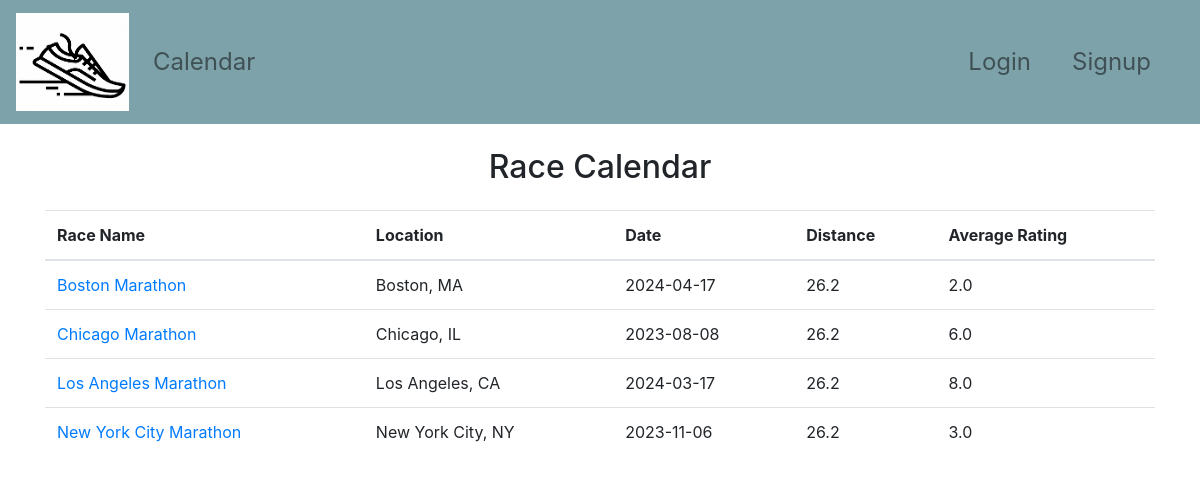
/calendar, run on the app's committed database.
### models.py (models this page shows, shortened)
class Race(Base):
    __tablename__ = "races"
    id = Column("id", INTEGER, primary_key=True)
    race_name = Column("race_name", TEXT, nullable=False)
    race_city = Column("race_city", TEXT, nullable=False)
    race_state = Column("race_state", TEXT, nullable=False)
    race_date = Column("race_date", DATE, nullable=False)
    race_distance = Column("race_distance", TEXT, nullable=False)
    race_website = Column("race_website", TEXT, nullable=True)
    race_description = Column("race_description", TEXT, nullable=True)
    reviews = relationship("Review", back_populates="race")

### app.py (the view)
@app.route("/calendar")
def calendar():
    races = db_session.query(Race).all()
    for race in races:
        reviews = db_session.query(Review).filter(Review.race_id == race.id).all()
        if len(reviews) > 0:
            average_rating = round(sum([review.rating for review in reviews])/len(reviews), 2)
        else:
            average_rating = "n/a"
        race.average_rating = average_rating
    return render_template("calendar.html", races=races)

### templates/calendar.html (shortened to what this page needs)
{% extends "base.html" %}
{% block content %}
<head>
</head>
<body>
    <div class="container">
        <h2 class="text-center mt-4 mb-4">Race Calendar</h2>
        <table class="table">
            <thead>
                <tr>
                    <th>Race Name</th>
                    <th>Location</th>
                    <th>Date</th>
                    <th>Distance</th>
                    <th>Average Rating</th>
                </tr>
            </thead>
            <tbody>
                {% for race in races %}
                    <tr>
                        <td><a href="{{ url_for('race_page', race_id=race.id) }}">{{ race.race_name }}</a></td>
                        <td>{{ race.race_city }}, {{ race.race_state }}</td>
                        <td>{{ race.race_date }}</td>
                        <td>{{ race.race_distance }}</td>
                        <td>{{ race.average_rating }}</td>
                    </tr>
                {% endfor %}
            </tbody>
        </table>
    </div>
</body>
{% endblock %}

### templates/base.html (shortened to what this page needs)
<!DOCTYPE html>
<html lang="en">
<head>
    <link rel="stylesheet" href="{{url_for('static', filename='styles/style.css')}}">
    <link rel="stylesheet" href="https://maxcdn.bootstrapcdn.com/bootstrap/4.5.2/css/bootstrap.min.css">
</head>
<body>
    <nav class="navbar navbar-expand-lg navbar-light bg-color">
        <a class="navbar-brand" href="#">
            <img src="{{ url_for('static', filename='assets/logo.png') }}" width="113" height="98" alt="Logo">
        </a>
        <ul class="navbar-nav mr-auto">
            <li class="nav-item">
                <a class="nav-link" href="{{ url_for('calendar')}}">Calendar</a>
            </li>
        </ul>
        <div class="collapse navbar-collapse justify-content-end" id="navbarNav">
            <ul class="navbar-nav">
                {% if session["username"] %}
                    <li class="nav-item profile-link">
                        <a class="nav-link" href="{{ url_for('profile') }}">Profile</a>
                    </li>
                    <li class="nav-item">
                        <a class="nav-link" href="{{ url_for('logout') }}">Logout</a>
                    </li>
                {% else %}
                    <li class="nav-item">
                        <a class="nav-link" href="{{ url_for('login') }}">Login</a>
                    </li>
                    <li class="nav-item">
                        <a class="nav-link" href="{{ url_for('signup') }}">Signup</a>
                    </li>
                {% endif %}
            </ul>
        </div>
    </nav>
    {% block content %}{% endblock %}
</body>
</html>

### static/styles/style.css (style rules this page uses)
body { background-color: #fff; }
.navbar { background-color: #7EA2AA; }
.navbar-nav .nav-link { font-size: 1.5rem; padding: 0.5rem; margin-right: 25px; }

### data on the page
Race: race_name "Boston Marathon", race_city "Boston", race_state "MA", race_date "2024-04-17", race_distance "26.2", average_rating "2.0"
Race: race_name "Chicago Marathon", race_city "Chicago", race_state "IL", race_date "2023-08-08", race_distance "26.2", average_rating "6.0"
Race: race_name "Los Angeles Marathon", race_city "Los Angeles", race_state "CA", race_date "2024-03-17", race_distance "26.2", average_rating "8.0"
Race: race_name "New York City Marathon", race_city "New York City", race_state "NY", race_date "2023-11-06", race_distance "26.2", average_rating "3.0"
